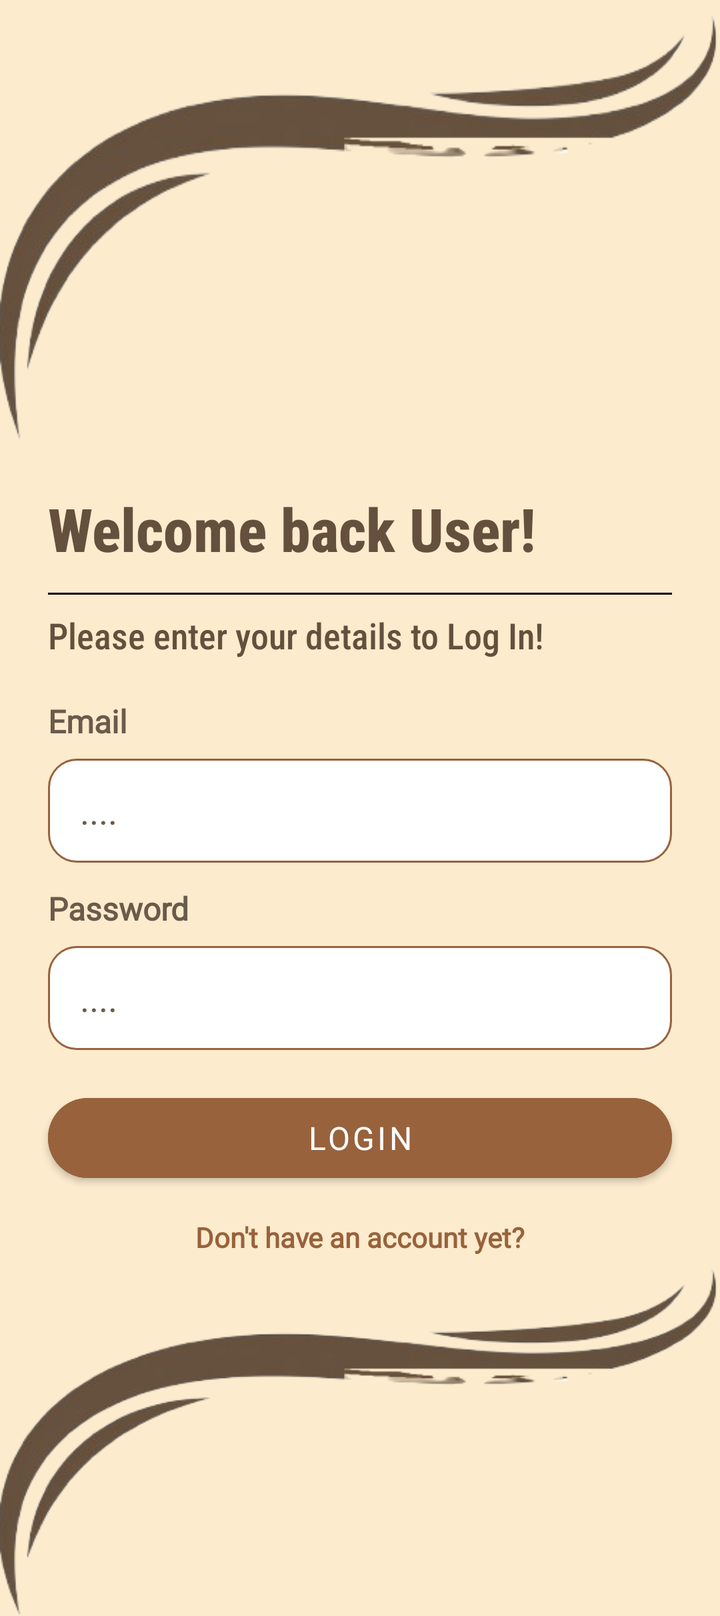
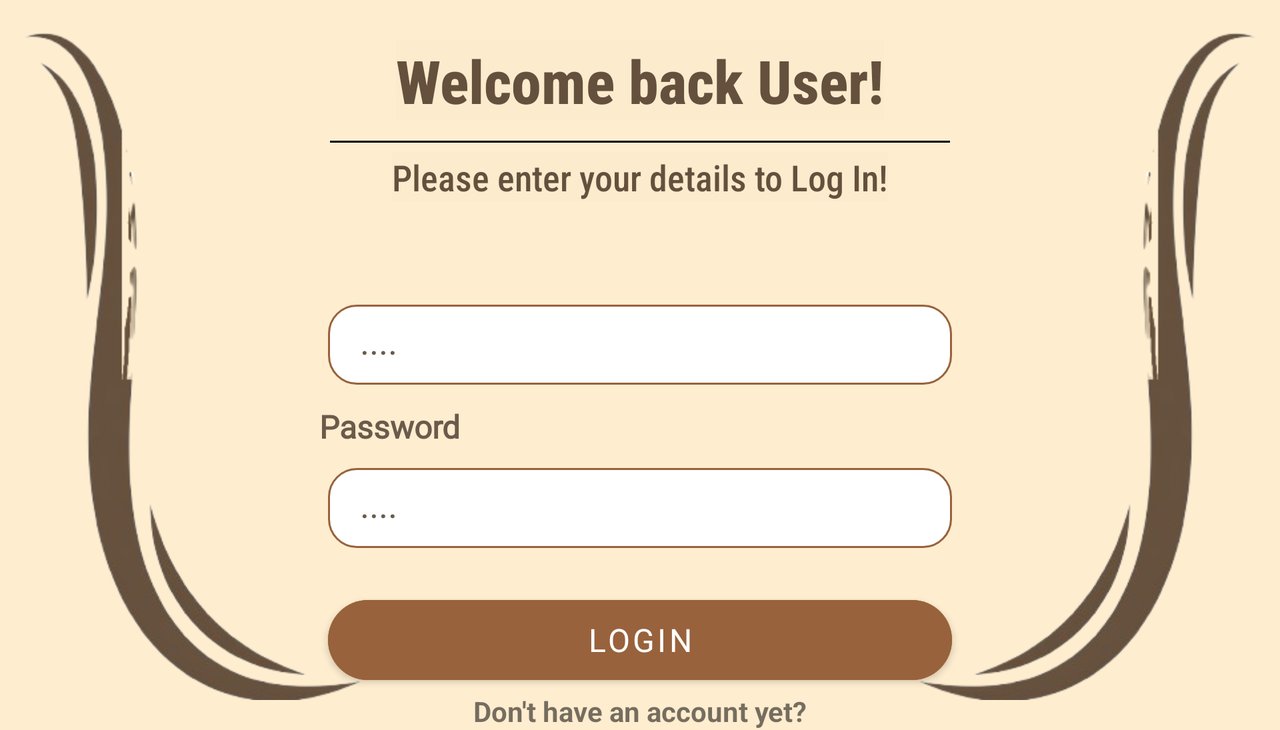

An Android layout and its configuration variant, each rendered on a device that would load it. The default file and the variant file are quoted in full after the pictures.
<!-- AndroidManifest.xml: application theme Theme.TechnicalSumm2 -->
<!-- res/layout/activity_user_login.xml -->
<?xml version="1.0" encoding="utf-8"?>
<androidx.core.widget.NestedScrollView xmlns:android="http://schemas.android.com/apk/res/android"
    xmlns:app="http://schemas.android.com/apk/res-auto"
    xmlns:tools="http://schemas.android.com/tools"
    android:id="@+id/main"
    android:layout_width="match_parent"
    android:layout_height="match_parent"
    android:fillViewport="true"
    android:background="#FCEBCD"
    tools:context=".UserLoginActivity">

    <androidx.constraintlayout.widget.ConstraintLayout
        android:layout_width="match_parent"
        android:layout_height="wrap_content">

        <androidx.constraintlayout.widget.Guideline
            android:id="@+id/startGuide"
            android:layout_width="wrap_content"
            android:layout_height="wrap_content"
            android:orientation="vertical"
            app:layout_constraintGuide_begin="24dp" />

        <androidx.constraintlayout.widget.Guideline
            android:id="@+id/endGuide"
            android:layout_width="wrap_content"
            android:layout_height="wrap_content"
            android:orientation="vertical"
            app:layout_constraintGuide_end="24dp" />

        <ImageView
            android:id="@+id/imageView3"
            android:layout_width="0dp"
            android:layout_height="220dp"
            android:scaleType="fitXY"
            app:layout_constraintTop_toTopOf="parent"
            app:layout_constraintStart_toStartOf="parent"
            app:layout_constraintEnd_toEndOf="parent"
            app:srcCompat="@drawable/swoosh" />

        <TextView
            android:id="@+id/txtLoginMain2"
            android:layout_width="0dp"
            android:layout_height="wrap_content"
            android:layout_marginTop="24dp"
            android:background="#FCEBCD"
            android:fontFamily="sans-serif-condensed-medium"
            android:gravity="center|left"
            android:text="@string/UserLoginHeaderText"
            android:textColor="@color/LoginColor"
            android:textSize="30sp"
            android:textStyle="bold"
            app:layout_constraintEnd_toEndOf="@id/endGuide"
            app:layout_constraintStart_toStartOf="@id/startGuide"
            app:layout_constraintTop_toBottomOf="@+id/imageView3" />

        <View
            android:id="@+id/divider3"
            android:layout_width="0dp"
            android:layout_height="1dp"
            android:layout_marginTop="12dp"
            android:background="@color/primaryBrown"
            android:backgroundTint="#000000"
            app:layout_constraintTop_toBottomOf="@+id/txtLoginMain2"
            app:layout_constraintStart_toStartOf="@id/startGuide"
            app:layout_constraintEnd_toEndOf="@id/endGuide" />

        <TextView
            android:id="@+id/txtLoginSub2"
            android:layout_width="0dp"
            android:layout_height="wrap_content"
            android:layout_marginTop="8dp"
            android:background="#FCEBCD"
            android:fontFamily="sans-serif-condensed-medium"
            android:gravity="center|left"
            android:text="@string/LoginDescText"
            android:textColor="@color/LoginColor"
            android:textSize="18sp"
            app:layout_constraintEnd_toEndOf="@id/endGuide"
            app:layout_constraintStart_toStartOf="@id/startGuide"
            app:layout_constraintTop_toBottomOf="@+id/divider3" />

        <TextView
            android:id="@+id/tvEmailLogin2"
            android:layout_width="0dp"
            android:layout_height="wrap_content"
            android:layout_marginTop="20dp"
            android:fontFamily="@font/acme"
            android:text="@string/etEmailLogin"
            android:textColor="@color/textSecondary"
            android:textSize="16sp"
            android:textStyle="bold"
            app:layout_constraintTop_toBottomOf="@+id/txtLoginSub2"
            app:layout_constraintStart_toStartOf="@id/startGuide"
            app:layout_constraintEnd_toEndOf="@id/endGuide" />

        <EditText
            android:id="@+id/etEmail2"
            android:layout_width="0dp"
            android:layout_height="wrap_content"
            android:layout_marginTop="8dp"
            android:autofillHints="emailAddress"
            android:background="@drawable/edittext_background"
            android:ems="10"
            android:fontFamily="@font/acme"
            android:hint="@string/etEmailHint"
            android:inputType="textEmailAddress"
            android:minHeight="52dp"
            android:paddingHorizontal="16dp"
            android:paddingVertical="10dp"
            android:textColor="@color/textPrimary"
            android:textColorHint="@color/textSecondary"
            app:layout_constraintTop_toBottomOf="@+id/tvEmailLogin2"
            app:layout_constraintStart_toStartOf="@id/startGuide"
            app:layout_constraintEnd_toEndOf="@id/endGuide" />

        <TextView
            android:id="@+id/tvPassword2"
            android:layout_width="0dp"
            android:layout_height="wrap_content"
            android:layout_marginTop="12dp"
            android:fontFamily="@font/acme"
            android:text="@string/etPasswordLogin"
            android:textColor="@color/textSecondary"
            android:textSize="16sp"
            android:textStyle="bold"
            app:layout_constraintTop_toBottomOf="@+id/etEmail2"
            app:layout_constraintStart_toStartOf="@id/startGuide"
            app:layout_constraintEnd_toEndOf="@id/endGuide" />

        <EditText
            android:id="@+id/etPassword4"
            android:layout_width="0dp"
            android:layout_height="wrap_content"
            android:layout_marginTop="8dp"
            android:autofillHints="password"
            android:background="@drawable/edittext_background"
            android:ems="10"
            android:fontFamily="@font/acme"
            android:hint="@string/etPasswordHint"
            android:inputType="textPassword"
            android:minHeight="52dp"
            android:paddingHorizontal="16dp"
            android:paddingVertical="10dp"
            android:textColor="@color/textPrimary"
            android:textColorHint="@color/textSecondary"
            app:layout_constraintTop_toBottomOf="@+id/tvPassword2"
            app:layout_constraintStart_toStartOf="@id/startGuide"
            app:layout_constraintEnd_toEndOf="@id/endGuide" />

        <Button
            android:id="@+id/btLogin2"
            android:layout_width="0dp"
            android:layout_height="wrap_content"
            android:layout_marginTop="18dp"
            android:backgroundTint="@color/primaryBrown"
            android:fontFamily="@font/acme"
            android:minHeight="52dp"
            android:text="@string/btLogin"
            android:textSize="16sp"
            app:cornerRadius="20dp"
            app:layout_constraintTop_toBottomOf="@+id/etPassword4"
            app:layout_constraintStart_toStartOf="@id/startGuide"
            app:layout_constraintEnd_toEndOf="@id/endGuide"
            tools:ignore="VisualLintButtonSize" />

        <TextView
            android:id="@+id/tvRegisterPage3"
            android:layout_width="wrap_content"
            android:layout_height="wrap_content"
            android:layout_marginTop="14dp"
            android:clickable="true"
            android:focusable="true"
            android:fontFamily="@font/acme"
            android:text="@string/TvRegisterPage"
            android:textColor="@color/primaryBrown"
            android:textStyle="bold"
            app:layout_constraintTop_toBottomOf="@+id/btLogin2"
            app:layout_constraintStart_toStartOf="parent"
            app:layout_constraintEnd_toEndOf="parent" />

        <ImageView
            android:id="@+id/imageView"
            android:layout_width="0dp"
            android:layout_height="180dp"
            android:scaleType="fitXY"
            app:layout_constraintTop_toBottomOf="@+id/tvRegisterPage3"
            app:layout_constraintBottom_toBottomOf="parent"
            app:layout_constraintStart_toStartOf="parent"
            app:layout_constraintEnd_toEndOf="parent"
            app:srcCompat="@drawable/swoosh" />

    </androidx.constraintlayout.widget.ConstraintLayout>
</androidx.core.widget.NestedScrollView>
<!-- resources referenced by this layout -->
<resources>
  <color name="LoginColor">#65503E</color>
  <color name="primaryBrown">#98623C</color>
  <color name="textPrimary">#2E2E2E</color>
  <color name="textSecondary">#6B5B4B</color>
  <!-- drawable edittext_background (drawable) -->
  <?xml version="1.0" encoding="utf-8"?>
  <shape xmlns:android="http://schemas.android.com/apk/res/android">
  
      <solid android:color="@color/editTextBackground"/>
  
      <corners android:radius="14dp"/>
  
      <stroke
          android:width="1dp"
          android:color="@color/editTextBorder"/>
  
  </shape>
  <!-- drawable swoosh: png bitmap (drawable, 33213 bytes) -->
  <string name="LoginDescText">Please enter your details to Log In!</string>
  <string name="TvRegisterPage">Don\'t have an account yet?</string>
  <string name="UserLoginHeaderText">Welcome back User!</string>
  <string name="btLogin">Login</string>
  <string name="etEmailHint">....</string>
  <string name="etEmailLogin">Email</string>
  <string name="etPasswordHint">....</string>
  <string name="etPasswordLogin">Password</string>
  <style name="Theme.TechnicalSumm2" parent="Theme.MaterialComponents.DayNight.NoActionBar">
  
          
          <item name="colorPrimary">@color/primaryBrown</item>
          <item name="colorPrimaryVariant">@color/primaryBrown</item>
          <item name="colorOnPrimary">@color/white</item>
  
          
          <item name="colorSecondary">@color/primaryBrown</item>
          <item name="colorSecondaryVariant">@color/primaryBrown</item>
          <item name="colorOnSecondary">@color/white</item>
  
          
          <item name="android:windowBackground">@color/background</item>
  
          
          <item name="android:statusBarColor">@color/primaryBrown</item>
  
      </style>
  <color name="editTextBackground">#FFFFFF</color>
  <color name="editTextBorder">#98623C</color>
  <color name="white">#FFFFFFFF</color>
  <color name="background">#FEEDCF</color>
</resources>
<!-- res/layout-land/activity_user_login.xml (the repository's variant of the layout above) -->
<!-- drawn on the phone turned sideways -->
<?xml version="1.0" encoding="utf-8"?>
<androidx.core.widget.NestedScrollView
    xmlns:android="http://schemas.android.com/apk/res/android"
    xmlns:app="http://schemas.android.com/apk/res-auto"
    xmlns:tools="http://schemas.android.com/tools"
    android:id="@+id/main"
    android:layout_width="match_parent"
    android:layout_height="match_parent"
    android:fillViewport="true"
    tools:context=".UserLoginActivity">

    <androidx.constraintlayout.widget.ConstraintLayout
        android:layout_width="match_parent"
        android:layout_height="wrap_content">

    <ImageView
        android:id="@+id/imageView8"
        android:layout_width="187dp"
        android:layout_height="335dp"
        android:rotation="360"
        app:layout_constraintBottom_toBottomOf="parent"
        app:layout_constraintStart_toStartOf="parent"
        app:layout_constraintTop_toTopOf="parent"
        app:srcCompat="@drawable/swooshland" />


    <ImageView
        android:id="@+id/imageView9"
        android:layout_width="187dp"
        android:layout_height="335dp"
        android:rotation="0"
        android:rotationY="-180"
        app:layout_constraintBottom_toBottomOf="parent"
        app:layout_constraintEnd_toEndOf="parent"
        app:layout_constraintTop_toTopOf="parent"
        app:srcCompat="@drawable/swooshland" />


        <TextView
            android:id="@+id/txtLoginSub3"
            android:layout_width="wrap_content"
            android:layout_height="wrap_content"
            android:layout_marginTop="5dp"
            android:background="#FCEBCD"
            android:fontFamily="sans-serif-condensed-medium"
            android:text="@string/LoginDescText"
            android:textColor="@color/LoginColor"
            android:textSize="18sp"
            android:textStyle="normal"
            app:layout_constraintEnd_toStartOf="@+id/imageView9"
            app:layout_constraintStart_toEndOf="@+id/imageView8"
            app:layout_constraintTop_toBottomOf="@+id/divider4" />


    <EditText
        android:id="@+id/etFullName4"
        android:layout_width="312dp"
        android:layout_height="40dp"
        android:layout_marginTop="10dp"
        android:autofillHints="full name"
        android:background="@drawable/edittext_background"
        android:ems="10"
        android:fontFamily="@font/acme"
        android:hint="@string/etFullNameHint"
        android:inputType="text"
        android:minHeight="52dp"
        android:paddingHorizontal="16dp"
        android:paddingVertical="10dp"
        android:textColor="@color/textPrimary"
        android:textColorHint="@color/textSecondary"
        app:layout_constraintEnd_toStartOf="@+id/imageView9"
        app:layout_constraintStart_toEndOf="@+id/imageView8"
        app:layout_constraintTop_toBottomOf="@+id/tvEmailLogin3" />


    <View
        android:id="@+id/divider4"
        android:layout_width="310dp"
        android:layout_height="1dp"
        android:layout_marginTop="10dp"
        android:background="@color/primaryBrown"
        android:backgroundTint="#000000"
        app:layout_constraintEnd_toStartOf="@+id/imageView9"
        app:layout_constraintStart_toEndOf="@+id/imageView8"
        app:layout_constraintTop_toBottomOf="@+id/txtLoginMain3" />


    <TextView
        android:id="@+id/tvRegisterPage3"
        android:layout_width="wrap_content"
        android:layout_height="wrap_content"
        android:text="@string/TvRegisterPage"
        android:textStyle="bold"
        app:layout_constraintEnd_toStartOf="@+id/imageView9"
        app:layout_constraintStart_toEndOf="@+id/imageView8"
        app:layout_constraintTop_toBottomOf="@+id/btLogin2" />


    <TextView
        android:id="@+id/txtLoginMain3"
        android:layout_width="wrap_content"
        android:layout_height="wrap_content"
        android:layout_marginTop="20dp"
        android:background="#FCEBCD"
        android:fontFamily="sans-serif-condensed-medium"
        android:text="@string/UserLoginHeaderText"
        android:textColor="@color/LoginColor"
        android:textSize="30sp"
        android:textStyle="bold"
        app:layout_constraintEnd_toStartOf="@+id/imageView9"
        app:layout_constraintStart_toEndOf="@+id/imageView8"
        app:layout_constraintTop_toTopOf="parent" />


    <EditText
        android:id="@+id/etEmail4"
        android:layout_width="312dp"
        android:layout_height="40dp"
        android:layout_marginTop="10dp"
        android:autofillHints="emailAddress"
        android:background="@drawable/edittext_background"
        android:ems="10"
        android:fontFamily="@font/acme"
        android:hint="@string/etEmailHint"
        android:inputType="textEmailAddress"
        android:minHeight="52dp"
        android:paddingHorizontal="16dp"
        android:paddingVertical="10dp"
        android:textColor="@color/textPrimary"
        android:textColorHint="@color/textSecondary"
        app:layout_constraintEnd_toStartOf="@+id/imageView9"
        app:layout_constraintStart_toEndOf="@+id/imageView8"
        app:layout_constraintTop_toBottomOf="@+id/tvPassword4" />


    <TextView
        android:id="@+id/tvPassword4"
        android:layout_width="wrap_content"
        android:layout_height="wrap_content"
        android:layout_marginTop="10dp"
        android:layout_marginEnd="250dp"
        android:fontFamily="@font/acme"
        android:text="@string/etPasswordLogin"
        android:textColor="@color/textSecondary"
        android:textSize="16sp"
        android:textStyle="bold"
        app:layout_constraintEnd_toStartOf="@+id/imageView9"
        app:layout_constraintStart_toEndOf="@+id/imageView8"
        app:layout_constraintTop_toBottomOf="@+id/etFullName4" />


    <Button
        android:id="@+id/btLogin2"
        android:layout_width="312dp"
        android:layout_height="wrap_content"
        android:layout_marginTop="20dp"
        android:backgroundTint="@color/primaryBrown"
        android:fontFamily="@font/acme"
        android:minHeight="52dp"
        android:text="@string/btLogin"
        android:textSize="16sp"
        app:cornerRadius="20dp"
        app:layout_constraintEnd_toStartOf="@+id/imageView9"
        app:layout_constraintStart_toEndOf="@+id/imageView8"
        app:layout_constraintTop_toBottomOf="@+id/etEmail4"
        tools:ignore="VisualLintButtonSize" />


    <TextView
        android:id="@+id/tvEmailLogin3"
        android:layout_width="wrap_content"
        android:layout_height="wrap_content"
        android:layout_marginTop="20dp"
        android:layout_marginEnd="275dp"
        android:fontFamily="@font/acme"
        android:text="@string/etEmailLogin"
        android:textColor="@color/textSecondary"
        android:textSize="16sp"
        android:textStyle="bold"
        app:layout_constraintEnd_toStartOf="@+id/imageView9"
        app:layout_constraintStart_toEndOf="@+id/imageView8"
        app:layout_constraintTop_toBottomOf="@+id/txtLoginSub3" />


</androidx.constraintlayout.widget.ConstraintLayout>
</androidx.core.widget.NestedScrollView>
<!-- resources referenced by the variant -->
<!-- as the phone turned sideways resolves them -->
<resources>
  <color name="LoginColor">#65503E</color>
  <color name="primaryBrown">#98623C</color>
  <color name="textPrimary">#2E2E2E</color>
  <color name="textSecondary">#6B5B4B</color>
  <!-- drawable edittext_background (drawable) -->
  <?xml version="1.0" encoding="utf-8"?>
  <shape xmlns:android="http://schemas.android.com/apk/res/android">
  
      <solid android:color="@color/editTextBackground"/>
  
      <corners android:radius="14dp"/>
  
      <stroke
          android:width="1dp"
          android:color="@color/editTextBorder"/>
  
  </shape>
  <!-- drawable swooshland: png bitmap (drawable, 35468 bytes) -->
  <string name="LoginDescText">Please enter your details to Log In!</string>
  <string name="TvRegisterPage">Don\'t have an account yet?</string>
  <string name="UserLoginHeaderText">Welcome back User!</string>
  <string name="btLogin">Login</string>
  <string name="etEmailHint">....</string>
  <string name="etEmailLogin">Email</string>
  <string name="etFullNameHint">....</string>
  <string name="etPasswordLogin">Password</string>
  <style name="Theme.TechnicalSumm2" parent="Theme.MaterialComponents.DayNight.NoActionBar">
  
          
          <item name="colorPrimary">@color/primaryBrown</item>
          <item name="colorPrimaryVariant">@color/primaryBrown</item>
          <item name="colorOnPrimary">@color/white</item>
  
          
          <item name="colorSecondary">@color/primaryBrown</item>
          <item name="colorSecondaryVariant">@color/primaryBrown</item>
          <item name="colorOnSecondary">@color/white</item>
  
          
          <item name="android:windowBackground">@color/background</item>
  
          
          <item name="android:statusBarColor">@color/primaryBrown</item>
  
      </style>
  <color name="editTextBackground">#FFFFFF</color>
  <color name="editTextBorder">#98623C</color>
  <color name="white">#FFFFFFFF</color>
  <color name="background">#FEEDCF</color>
</resources>
